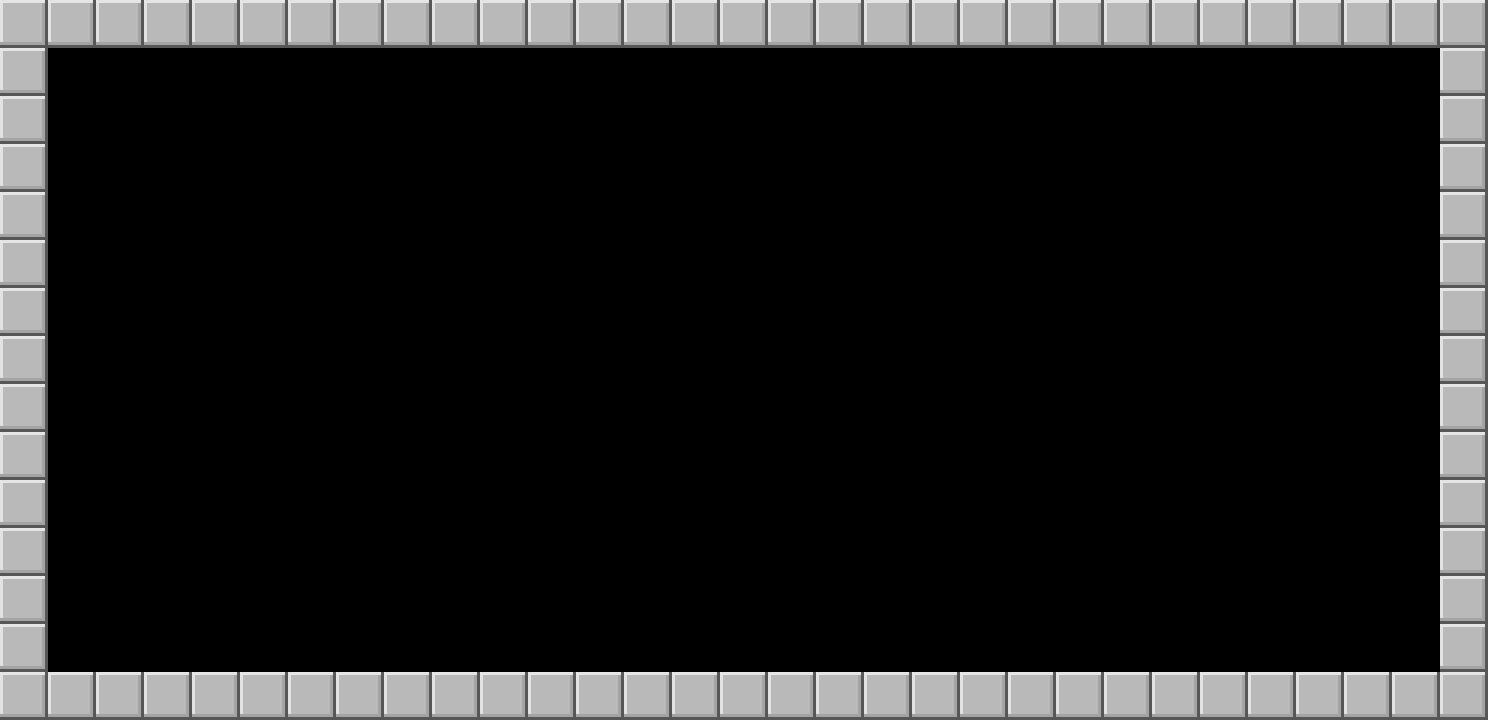

Below is a game level as drawn by its tile map, then a one-line description and the .tmx file that defines it, in full:
An orthogonal 31x15 tile map with 48x48 px tiles, 1 tile layer (Tile Layer 1) and 6 objects (4x Wall).

<map version="1.9" tiledversion="1.9.2" orientation="orthogonal" renderorder="right-down" width="31" height="15" tilewidth="48" tileheight="48" infinite="0" nextlayerid="3" nextobjectid="8">
 <tileset firstgid="1" name="classic" tilewidth="48" tileheight="48" tilecount="256" columns="16">
  <image source="classic.png" width="768" height="768" />
 </tileset>
 <layer id="1" name="Tile Layer 1" width="31" height="15">
  <data encoding="csv">
6,6,6,6,6,6,6,6,6,6,6,6,6,6,6,6,6,6,6,6,6,6,6,6,6,6,6,6,6,6,6,
6,0,0,0,0,0,0,0,0,0,0,0,0,0,0,0,0,0,0,0,0,0,0,0,0,0,0,0,0,0,6,
6,0,0,0,0,0,0,0,0,0,0,0,0,0,0,0,0,0,0,0,0,0,0,0,0,0,0,0,0,0,6,
6,0,0,0,0,0,0,0,0,0,0,0,0,0,0,0,0,0,0,0,0,0,0,0,0,0,0,0,0,0,6,
6,0,0,0,0,0,0,0,0,0,0,0,0,0,0,0,0,0,0,0,0,0,0,0,0,0,0,0,0,0,6,
6,0,0,0,0,0,0,0,0,0,0,0,0,0,0,0,0,0,0,0,0,0,0,0,0,0,0,0,0,0,6,
6,0,0,0,0,0,0,0,0,0,0,0,0,0,0,0,0,0,0,0,0,0,0,0,0,0,0,0,0,0,6,
6,0,0,0,0,0,0,0,0,0,0,0,0,0,0,0,0,0,0,0,0,0,0,0,0,0,0,0,0,0,6,
6,0,0,0,0,0,0,0,0,0,0,0,0,0,0,0,0,0,0,0,0,0,0,0,0,0,0,0,0,0,6,
6,0,0,0,0,0,0,0,0,0,0,0,0,0,0,0,0,0,0,0,0,0,0,0,0,0,0,0,0,0,6,
6,0,0,0,0,0,0,0,0,0,0,0,0,0,0,0,0,0,0,0,0,0,0,0,0,0,0,0,0,0,6,
6,0,0,0,0,0,0,0,0,0,0,0,0,0,0,0,0,0,0,0,0,0,0,0,0,0,0,0,0,0,6,
6,0,0,0,0,0,0,0,0,0,0,0,0,0,0,0,0,0,0,0,0,0,0,0,0,0,0,0,0,0,6,
6,0,0,0,0,0,0,0,0,0,0,0,0,0,0,0,0,0,0,0,0,0,0,0,0,0,0,0,0,0,6,
6,6,6,6,6,6,6,6,6,6,6,6,6,6,6,6,6,6,6,6,6,6,6,6,6,6,6,6,6,6,6
</data>
 </layer>
 <objectgroup id="2" name="Object Layer 1">
  <object id="2" name="Wall" x="44" y="-6.66667" width="1.33333" height="722.667" />
  <object id="3" name="Wall" x="41.3333" y="41.3333" width="1441.33" height="2.66667" />
  <object id="4" x="34.6667" y="294.667" />
  <object id="5" x="46.6667" y="-22.6667" />
  <object id="6" name="Wall" x="0" y="666.667" width="1478.67" height="4" />
  <object id="7" name="Wall" x="1438.67" y="-6.66667" width="1.33333" height="702.667" />
 </objectgroup>
</map>
